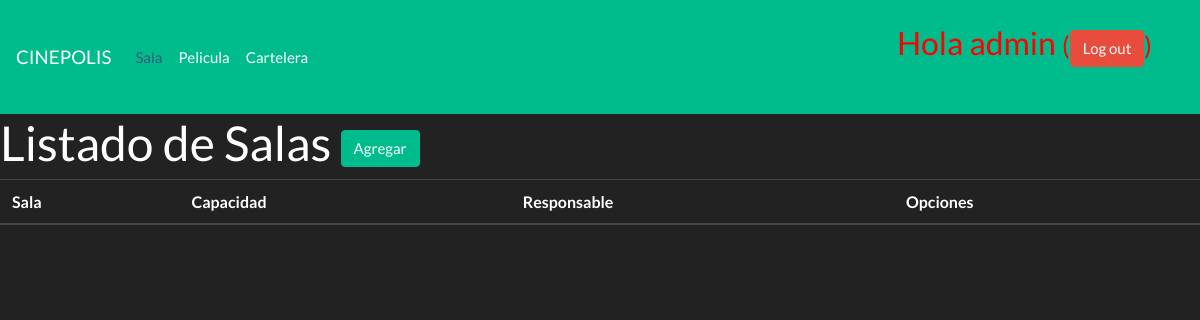
Page /sala/lista/ (signed in) on the earlier database version.
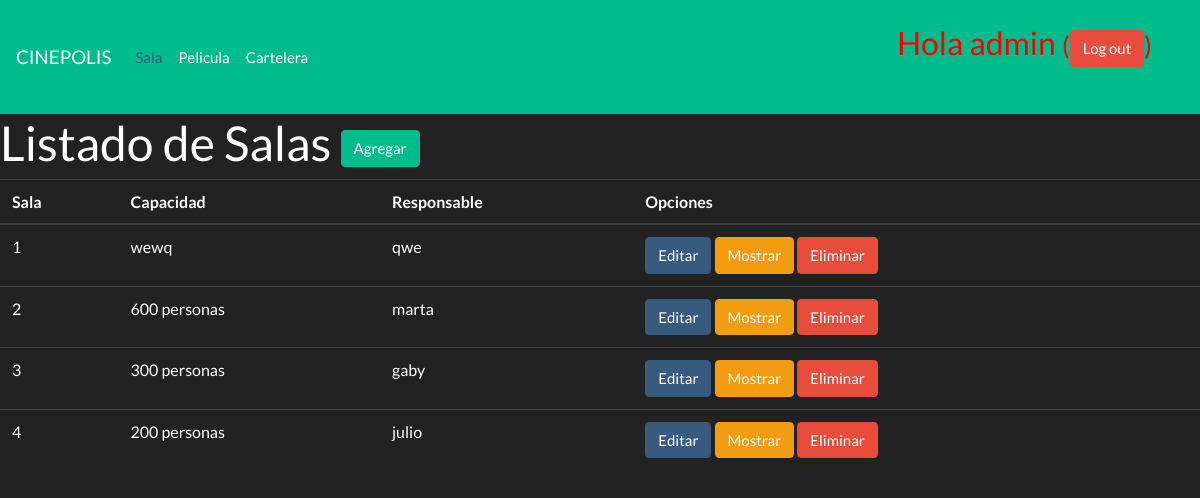
Same page on the later database version.
### entrega/models.py (models this page shows, shortened)
class Sala(models.Model):
    numero  =   models.CharField(max_length=250)
    capacidad  =   models.CharField(max_length=200)
    responsable  =   models.CharField(max_length=250)

### entrega/views.py (the view)
# urls.py: url(r'^sala/lista/$', views.sala_list, name='sala_list'),
@login_required
def sala_list(request):
    salas = Sala.objects.all()
    return render(request, 'entrega/sala_list.html', {'salas': salas})

### entrega/templates/entrega/sala_list.html
{% extends 'entrega/base.html' %}
{% block content %}
        <h1> Listado de Salas  <a href="{% url 'sala_new' %}"> <button type="button" class="btn btn-success">Agregar</button></a></h1>
        <div>
        <table class="table table-hover">
            <thead>
              <tr>
                <th> Sala </th>
                <th> Capacidad</th>
                <th> Responsable</th>
                  <th>Opciones</th>
              </tr>
                </thead>
<tbody>
    {% for sala in salas %}
  <tr>
    <td>{{ sala.numero }}</td>
    <td>{{ sala.capacidad }}</td>
    <td>{{ sala.responsable }}</td>
    <td>
<a href="{% url 'sala_edit' pk=sala.pk %}"><button type="button" class="btn btn-primary">Editar</button></a>
<a href="{% url 'sala_detail' pk=sala.pk %}"><button type="button" class="btn btn-warning">Mostrar</button></a>
<a href="{% url 'sala_remove' pk=sala.pk %}"><button type="button" class="btn btn-danger">Eliminar</button></a>
  </td>
  </tr>
  {% endfor %}
</tbody>
              </table>
{% endblock %}

Differences in the rows shown:
added Sala: numero "1", capacidad "wewq", responsable "qwe"
added Sala: numero "2", capacidad "600 personas", responsable "marta"
added Sala: numero "3", capacidad "300 personas", responsable "gaby"
added Sala: numero "4", capacidad "200 personas", responsable "julio"
